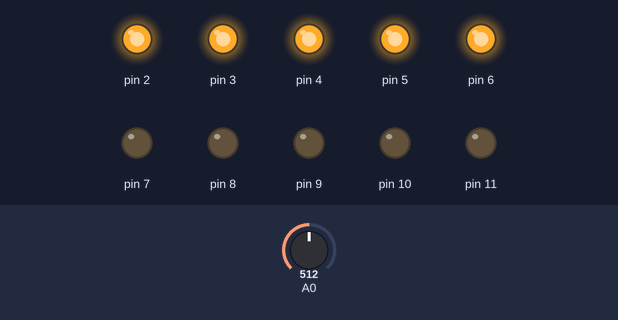
Bench run of a sketch on a simulated Arduino Uno, built with avr-gcc and run on an emulated ATmega328P. Shown: output pins drawn as LEDs (lit = HIGH). Inputs (shaded band) come from the test bench; at power-on: A0 = 512. What the sketch prints to the serial monitor is not drawn.

Above: at 1.2 s.
1.3 s: A0 set to 542
At 1.6 s:
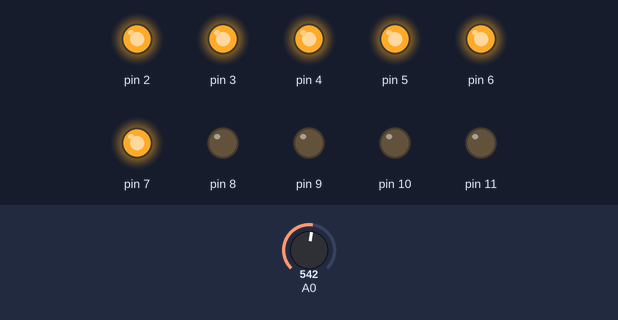
2.8 s: A0 set to 618
4.3 s: A0 set to 642
At 4.8 s:
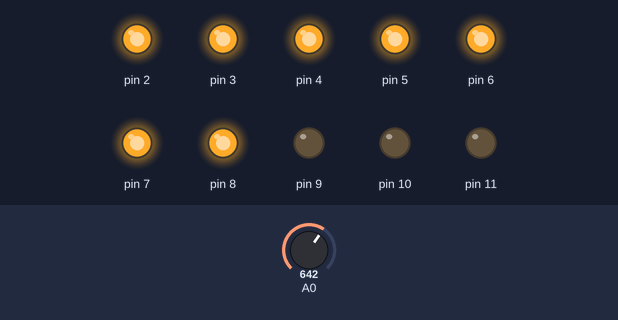
5.8 s: A0 set to 721
7.3 s: A0 set to 756
At 8.5 s:
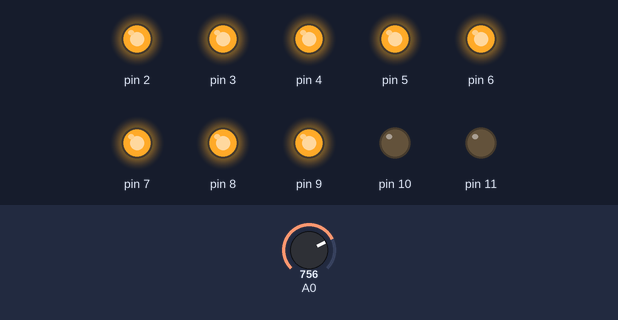
8.8 s: A0 set to 716
At 9.6 s:
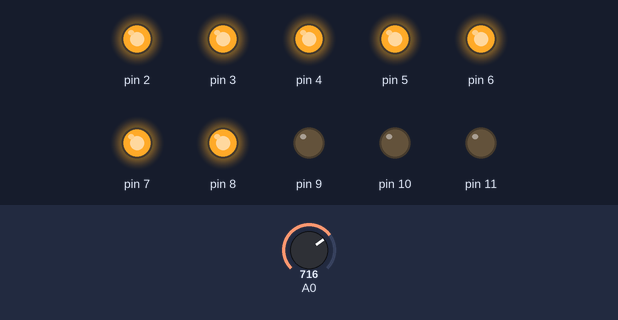
Timing chart, 0 to 11.3 s (numbered marks = the images above; inputs shaded):
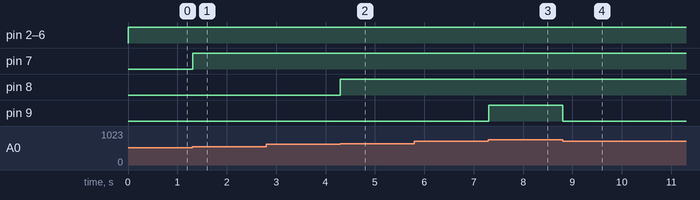

The sketch:

Practica06.ino
```cpp
void setup() {
  Serial.begin(9600);
  pinMode(2, OUTPUT);
  pinMode(3, OUTPUT);
  pinMode(4, OUTPUT);
  pinMode(5, OUTPUT);
  pinMode(6, OUTPUT);
  pinMode(7, OUTPUT);
  pinMode(8, OUTPUT);
  pinMode(9, OUTPUT);
  pinMode(10, OUTPUT);
  pinMode(11, OUTPUT);
}

void loop() {
  //Leemos puerto analogo
  int sensorValue = analogRead(A0);
  //Calculamos el voltaje
  float voltaje = (sensorValue*5.0)/1024;
  //Verificamos el voltaje para encender los leds
  if (voltaje < 0.5){
    digitalWrite(2, HIGH);
    digitalWrite(3, LOW);
    digitalWrite(4, LOW);
    digitalWrite(5, LOW);
    digitalWrite(6, LOW);
    digitalWrite(7, LOW);
    digitalWrite(8, LOW);
    digitalWrite(9, LOW);
    digitalWrite(10, LOW);
    digitalWrite(11, LOW);
  } else if(voltaje >= 0.6 & voltaje <= 1.0){
    digitalWrite(2, HIGH);
    digitalWrite(3, HIGH);
    digitalWrite(4, LOW);
    digitalWrite(5, LOW);
    digitalWrite(6, LOW);
    digitalWrite(7, LOW);
    digitalWrite(8, LOW);
    digitalWrite(9, LOW);
    digitalWrite(10, LOW);
    digitalWrite(11, LOW);
  } else if(voltaje >= 1.1 & voltaje <= 1.5){
    digitalWrite(2, HIGH);
    digitalWrite(3, HIGH);
    digitalWrite(4, HIGH);
    digitalWrite(5, LOW);
    digitalWrite(6, LOW);
    digitalWrite(7, LOW);
    digitalWrite(8, LOW);
    digitalWrite(9, LOW);
    digitalWrite(10, LOW);
    digitalWrite(11, LOW);
  } else if(voltaje >= 1.6 & voltaje <= 2.0){
    digitalWrite(2, HIGH);
    digitalWrite(3, HIGH);
    digitalWrite(4, HIGH);
    digitalWrite(5, HIGH);
    digitalWrite(6, LOW);
    digitalWrite(7, LOW);
    digitalWrite(8, LOW);
    digitalWrite(9, LOW);
    digitalWrite(10, LOW);
    digitalWrite(11, LOW);
  } else if(voltaje >= 2.1 & voltaje <= 2.5){
    digitalWrite(2, HIGH);
    digitalWrite(3, HIGH);
    digitalWrite(4, HIGH);
    digitalWrite(5, HIGH);
    digitalWrite(6, HIGH);
    digitalWrite(7, LOW);
    digitalWrite(8, LOW);
    digitalWrite(9, LOW);
    digitalWrite(10, LOW);
    digitalWrite(11, LOW);
  } else if(voltaje >= 2.6 & voltaje <= 3.0){
    digitalWrite(2, HIGH);
    digitalWrite(3, HIGH);
    digitalWrite(4, HIGH);
    digitalWrite(5, HIGH);
    digitalWrite(6, HIGH);
    digitalWrite(7, HIGH);
    digitalWrite(8, LOW);
    digitalWrite(9, LOW);
    digitalWrite(10, LOW);
    digitalWrite(11, LOW);
  } else if(voltaje >= 3.1 & voltaje <= 3.5){
    digitalWrite(2, HIGH);
    digitalWrite(3, HIGH);
    digitalWrite(4, HIGH);
    digitalWrite(5, HIGH);
    digitalWrite(6, HIGH);
    digitalWrite(7, HIGH);
    digitalWrite(8, HIGH);
    digitalWrite(9, LOW);
    digitalWrite(10, LOW);
    digitalWrite(11, LOW);
  } else if(voltaje >= 3.6 & voltaje <= 4.0){
    digitalWrite(2, HIGH);
    digitalWrite(3, HIGH);
    digitalWrite(4, HIGH);
    digitalWrite(5, HIGH);
    digitalWrite(6, HIGH);
    digitalWrite(7, HIGH);
    digitalWrite(8, HIGH);
    digitalWrite(9, HIGH);
    digitalWrite(10, LOW);
    digitalWrite(11, LOW);
  } else if(voltaje >= 4.1 & voltaje <= 4.5){
    digitalWrite(2, HIGH);
    digitalWrite(3, HIGH);
    digitalWrite(4, HIGH);
    digitalWrite(5, HIGH);
    digitalWrite(6, HIGH);
    digitalWrite(7, HIGH);
    digitalWrite(8, HIGH);
    digitalWrite(9, HIGH);
    digitalWrite(10, HIGH);
    digitalWrite(11, LOW);
  } else if(voltaje >= 4.6 & voltaje <= 5.0){
    digitalWrite(2, HIGH);
    digitalWrite(3, HIGH);
    digitalWrite(4, HIGH);
    digitalWrite(5, HIGH);
    digitalWrite(6, HIGH);
    digitalWrite(7, HIGH);
    digitalWrite(8, HIGH);
    digitalWrite(9, HIGH);
    digitalWrite(10, HIGH);
    digitalWrite(11, HIGH);
  }
  Serial.print(voltaje);
  delay(10);
}
```

Measured:
- the behaviour switches between 532 and 533 on A0 (found by bisection; images 0 and 1)
- the behaviour switches between 634 and 635 on A0 (found by bisection; images 1 and 2)
- the behaviour switches between 737 and 738 on A0 (found by bisection; images 2 and 3)
- after the input at 1.3 s, pin 7: LOW → HIGH at once
- after the input at 2.8 s, every drawn part: stays the same
- after the input at 4.3 s, pin 8: LOW → HIGH at once
- after the input at 5.8 s, every drawn part: stays the same
- after the input at 7.3 s, pin 9: LOW → HIGH at once
- after the input at 8.8 s, pin 9: HIGH → LOW at once
